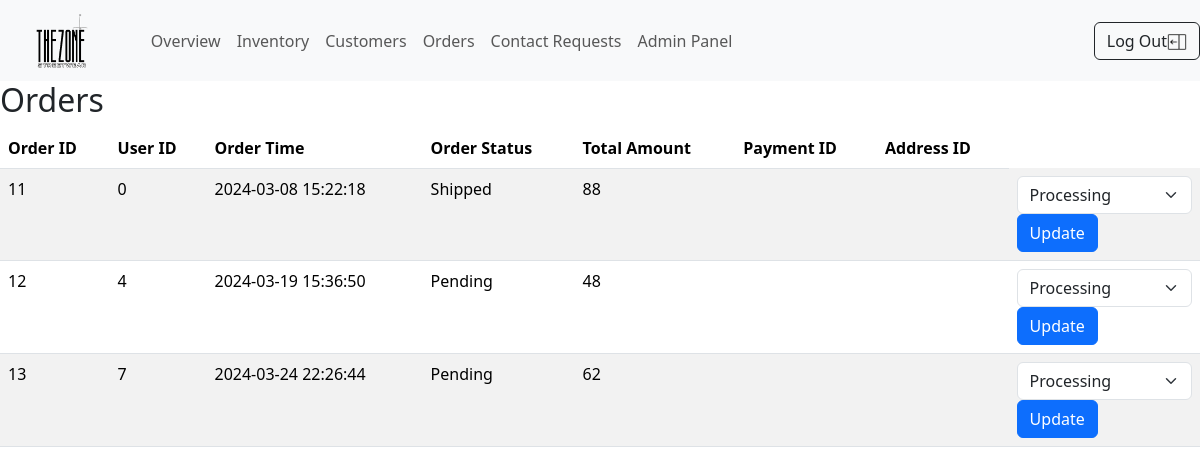
Page /admin-order.php (signed in) on the committed database.
### tables this page shows
CREATE TABLE `orders` (
  `OrderID` int(11) NOT NULL,
  `UserID` int(11) NOT NULL,
  `OrderTime` datetime NOT NULL,
  `OrderStatus` varchar(255) NOT NULL,
  `TotalAmount` int(11) NOT NULL,
  `PaymentID` int(11) DEFAULT NULL,
  `AddressID` int(11) DEFAULT NULL
);

### admin-order.php (the view, shortened to what this page needs)
<!DOCTYPE html>
<html lang="en">
<head>
    <link rel="stylesheet" href="../TheZone/style.css">
    <link href="https://cdn.jsdelivr.net/npm/bootstrap@5.3.1/dist/css/bootstrap.min.css" rel="stylesheet"
>
    <link rel="stylesheet" href="https://cdnjs.cloudflare.com/ajax/libs/font-awesome/4.7.0/css/font-awesome.min.css">
</head>
<body>
    <?php include('../TheZone/adminnavbar.php');
    ?>
    <section>
        <h2>Orders</h2>
        <table class="table table-striped">
            <thead>
                <tr>
                    <th>Order ID</th>
                    <th>User ID</th>
                    <th>Order Time</th>
                    <th>Order Status</th>
                    <th>Total Amount</th>
                    <th>Payment ID</th>
                    <th>Address ID</th>
                </tr>
            </thead>
            <tbody>
                <?php
                include('../TheZone/connectiondb.php');
                 $stmt = $db->query("SELECT * FROM orders");
                 while ($row = $stmt->fetch(PDO::FETCH_ASSOC)) {
                     echo "<tr>";
                     echo "<td>" . $row['OrderID'] . "</td>";
                     echo "<td>" . $row['UserID'] . "</td>";
                     echo "<td>" . $row['OrderTime'] . "</td>";
                     echo "<td>" . $row['OrderStatus'] . "</td>";
                     echo "<td>" . $row['TotalAmount'] . "</td>";
                     echo "<td>" . $row['PaymentID'] . "</td>";
                     echo "<td>" . $row['AddressID'] . "</td>";
                     echo "<td>";
                     echo "<form action='../TheZone/update-order.php' method='post'>";
                     echo "<select class='form-select' name='orderStatus'>";
                     echo "<option value='Processing'>Processing</option>";
                     echo "</select>";
                     echo "<button type='submit' class='btn btn-primary'>Update</button>";
                     echo "</form>";
                     echo "</td>";
                     echo "</tr>";
                 }
                 ?>
            </tbody>
        </table>
    </section>
</body>
</html>

### rows in the picture
orders: OrderID "11", UserID "0", OrderTime "2024-03-08 15:22:18", OrderStatus "Shipped", TotalAmount "88"
orders: OrderID "12", UserID "4", OrderTime "2024-03-19 15:36:50", OrderStatus "Pending", TotalAmount "48"
orders: OrderID "13", UserID "7", OrderTime "2024-03-24 22:26:44", OrderStatus "Pending", TotalAmount "62"
